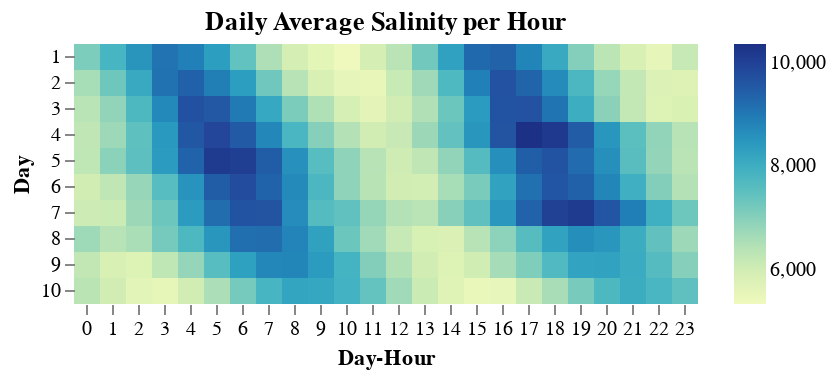

The cell this chart's notebook holds for it:
### Code cell
alt.Chart(data, title="Daily Average Salinity per Hour").mark_rect().encode(
    alt.X("Hour:O").title("Day-Hour").axis(labelAngle=0),
    alt.Y("Day:O").title("Day"),#.axis(format="%e", labelAngle=0),
    alt.Color("Salinity").title(None)
).configure_view(
    step=13,
    strokeWidth=0
).configure_axis(
    domain=False
)

### Figure 1 — Vega-Lite specification as saved in the notebook (floating-point values rounded to 4 significant figures; data arrays with more than 128 entries replaced by an {"elided": "..."} marker saying what was removed)
{"config": {"view": {"continuousWidth": 300, "continuousHeight": 300, "step": 13, "strokeWidth": 0}, "axis": {"domain": false}}, "data": {"name": "data-2bb6652d15bcf8373ae8c9169d6c49e3"}, "mark": {"type": "rect"}, "encoding": {"color": {"field": "Salinity", "title": null, "type": "quantitative"}, "x": {"axis": {"labelAngle": 0}, "field": "Hour", "title": "Day-Hour", "type": "ordinal"}, "y": {"field": "Day", "title": "Day", "type": "ordinal"}}, "title": "Daily Average Salinity per Hour", "$schema": "https://vega.github.io/schema/vega-lite/v5.20.1.json", "datasets": {"data-2bb6652d15bcf8373ae8c9169d6c49e3": {"elided": "240 records"}}}
